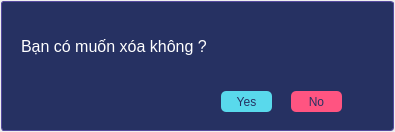
<?xml version="1.0" encoding="UTF-8"?>
<ui version="4.0">
 <class>NotifiRemove</class>
 <widget class="QMainWindow" name="NotifiRemove">
  <property name="geometry">
   <rect>
    <x>0</x>
    <y>0</y>
    <width>395</width>
    <height>132</height>
   </rect>
  </property>
  <property name="windowTitle">
   <string>MainWindow</string>
  </property>
  <widget class="QWidget" name="centralwidget">
   <property name="styleSheet">
    <string notr="true">QFrame{
background-color: rgb(38, 49, 98);

}
QFrame#frame{
border:1px solid #564a9e;
	color: rgb(180, 180, 200);
border-radius:3px;
}
QToolButton{
border:none;
background-color: rgb(89, 217, 236);
color: rgb(38, 49, 98);
border-radius:5px;
}
QLabel{
color: rgb(255, 255, 255);
}</string>
   </property>
   <layout class="QHBoxLayout" name="horizontalLayout">
    <property name="spacing">
     <number>0</number>
    </property>
    <property name="leftMargin">
     <number>1</number>
    </property>
    <property name="topMargin">
     <number>1</number>
    </property>
    <property name="rightMargin">
     <number>1</number>
    </property>
    <property name="bottomMargin">
     <number>1</number>
    </property>
    <item>
     <widget class="QFrame" name="frame">
      <property name="frameShape">
       <enum>QFrame::StyledPanel</enum>
      </property>
      <property name="frameShadow">
       <enum>QFrame::Raised</enum>
      </property>
      <widget class="QToolButton" name="btn_yes">
       <property name="geometry">
        <rect>
         <x>220</x>
         <y>90</y>
         <width>51</width>
         <height>21</height>
        </rect>
       </property>
       <property name="cursor">
        <cursorShape>PointingHandCursor</cursorShape>
       </property>
       <property name="text">
        <string>Yes</string>
       </property>
      </widget>
      <widget class="QToolButton" name="btn_no">
       <property name="geometry">
        <rect>
         <x>290</x>
         <y>90</y>
         <width>51</width>
         <height>21</height>
        </rect>
       </property>
       <property name="cursor">
        <cursorShape>PointingHandCursor</cursorShape>
       </property>
       <property name="styleSheet">
        <string notr="true">background-color: rgb(255, 84, 129);</string>
       </property>
       <property name="text">
        <string>No</string>
       </property>
      </widget>
      <widget class="QLabel" name="label">
       <property name="geometry">
        <rect>
         <x>20</x>
         <y>30</y>
         <width>341</width>
         <height>31</height>
        </rect>
       </property>
       <property name="font">
        <font>
         <pointsize>12</pointsize>
        </font>
       </property>
       <property name="text">
        <string>Bạn có muốn xóa không ?</string>
       </property>
      </widget>
     </widget>
    </item>
   </layout>
  </widget>
 </widget>
 <resources/>
 <connections/>
</ui>
